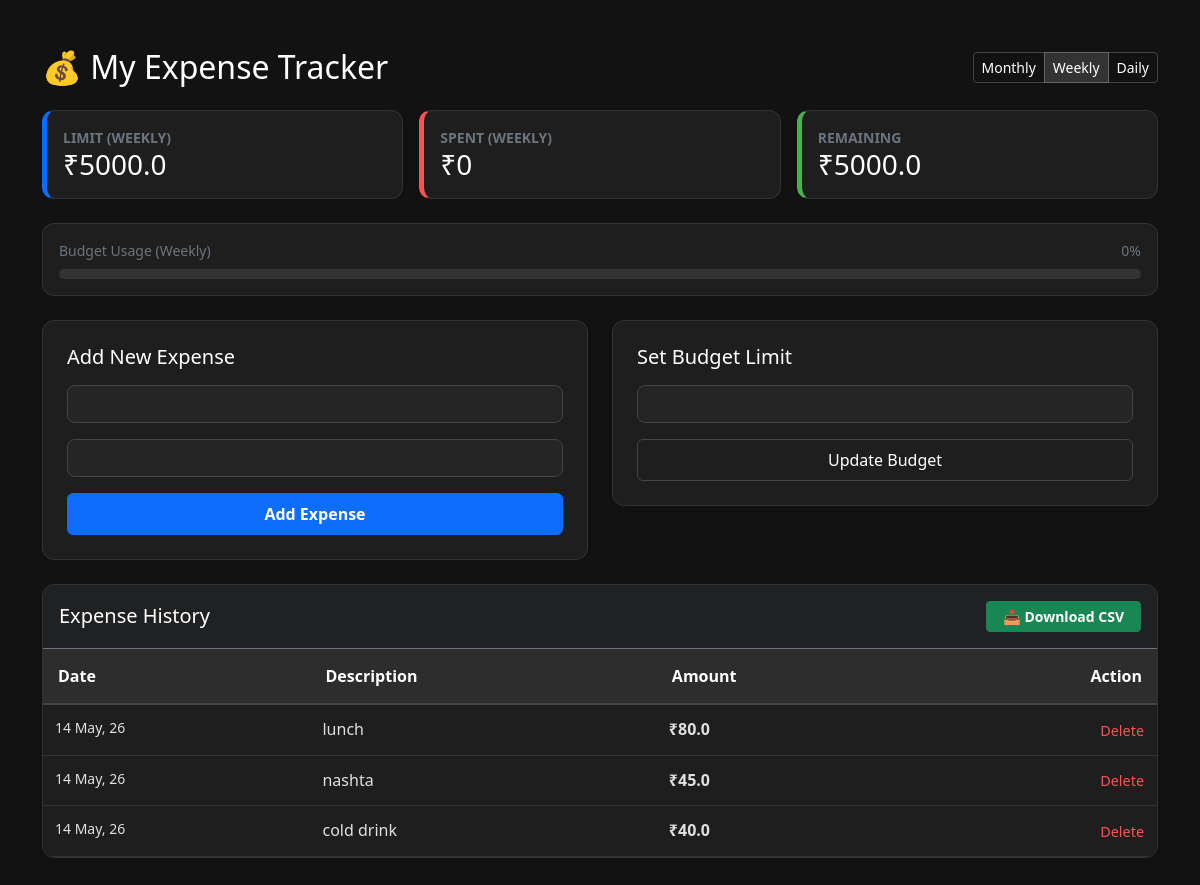
The page /?view=Weekly on the database its author committed.
### app/models.py (models this page shows)
class Budget(Base):
    __tablename__ = "budget"
    id = Column(Integer, primary_key=True, index=True)
    limit_type = Column(String, default="Monthly")
    amount = Column(Float, default=0.0)

class Expense(Base):
    __tablename__ = "expenses"
    id = Column(Integer, primary_key=True, index=True)
    description = Column(String, index=True)
    amount = Column(Float, nullable=False)
    timestamp = Column(DateTime, default=datetime.utcnow)

### app/main.py (the view)
@app.get("/")
def read_root(request: Request, view: str = "Monthly", db: Session = Depends(get_db)):
    expenses = crud.get_expenses(db)
    remaining, total_spent, budget_limit = crud.get_remaining_budget(db, timeframe=view)
    return templates.TemplateResponse(
        request=request,
        name="index.html",
        context={
            "expenses": expenses,
            "remaining": remaining,
            "total_spent": total_spent,
            "budget_limit": budget_limit,
            "current_view": view  # This tells the HTML which button to highlight
        }
    )

### templates/index.html (shortened to what this page needs)
<!DOCTYPE html>
<html lang="en">
<head>
    <link href="https://cdn.jsdelivr.net/npm/bootstrap@5.3.0/dist/css/bootstrap.min.css" rel="stylesheet">
</head>
<body>
    <div class="container py-5">
        <div class="d-flex justify-content-between align-items-center mb-4">
            <h2 class="mb-0 text-white">💰 My Expense Tracker</h2>
            <div class="btn-group">
                <a href="/?view=Monthly" class="btn btn-sm btn-outline-dark {{ 'active' if current_view == 'Monthly' }}">Monthly</a>
                <a href="/?view=Weekly" class="btn btn-sm btn-outline-dark {{ 'active' if current_view == 'Weekly' }}">Weekly</a>
                <a href="/?view=Daily" class="btn btn-sm btn-outline-dark {{ 'active' if current_view == 'Daily' }}">Daily</a>
            </div>
        </div>
        <div class="row mb-4 g-3">
            <div class="col-md-4">
                <div class="card p-3 shadow-sm budget-card h-100">
                    <small class="text-secondary text-uppercase fw-bold">Limit ({{ current_view }})</small>
                    <h3 class="mb-0">₹{{ budget_limit }}</h3>
                </div>
            </div>
            <div class="col-md-4">
                <div class="card p-3 shadow-sm spent-card h-100">
                    <small class="text-secondary text-uppercase fw-bold">Spent ({{ current_view }})</small>
                    <h3 class="mb-0">₹{{ total_spent }}</h3>
                </div>
            </div>
            <div class="col-md-4">
                <div class="card p-3 shadow-sm rem-card h-100">
                    <small class="text-secondary text-uppercase fw-bold">Remaining</small>
                    <h3 class="mb-0 {{ 'remaining-green' if remaining >= 0 else 'remaining-red' }}">
                        ₹{{ remaining }}
                    </h3>
                </div>
            </div>
        </div>
        <div class="card p-3 mb-4">
            <div class="d-flex justify-content-between mb-2">
                <small class="text-secondary">Budget Usage ({{ current_view }})</small>
                <small class="text-secondary">{{ (total_spent / budget_limit * 100)|round|int if budget_limit > 0 else 0 }}%</small>
            </div>
            <div class="progress">
            </div>
        </div>
        <div class="row">
            <div class="col-md-6">
                <div class="card p-4 shadow-sm mb-4">
                    <h5 class="mb-3 text-white">Add New Expense</h5>
                    <form action="/add-expense/" method="post">
                        <div class="mb-3">
                            <input type="text" name="description" class="form-control" placeholder="Description" required>
                        </div>
                        <div class="mb-3">
                            <input type="number" step="0.01" name="amount" class="form-control" placeholder="Amount (₹)" required>
                        </div>
                        <button type="submit" class="btn btn-primary w-100 py-2 fw-bold text-white">Add Expense</button>
                    </form>
                </div>
            </div>
            <div class="col-md-6">
                <div class="card p-4 shadow-sm mb-4">
                    <h5 class="mb-3 text-white">Set Budget Limit</h5>
                    <form action="/set-budget/" method="post">
                        <div class="mb-3">
                            <input type="number" name="amount" class="form-control" placeholder="Set Limit (e.g. 8000)" required>
                        </div>
                        <button type="submit" class="btn btn-outline-dark w-100 py-2">Update Budget</button>
                    </form>
                </div>
            </div>
        </div>
        <div class="card shadow-sm overflow-hidden">
            <div class="p-3 border-bottom border-secondary d-flex justify-content-between align-items-center bg-dark bg-opacity-50">
                <h5 class="mb-0 text-white">Expense History</h5>
                <a href="/export-csv/" class="btn btn-success btn-sm px-3 fw-bold text-white">📥 Download CSV</a>
            </div>
            <div class="table-responsive">
                <table class="table table-hover">
                    <thead>
                        <tr>
                            <th>Date</th>
                            <th>Description</th>
                            <th>Amount</th>
                            <th class="text-end">Action</th>
                        </tr>
                    </thead>
                    <tbody>
                        {% for expense in expenses %}
                        <tr>
                            <td class="text-secondary small">{{ expense.timestamp.strftime('%d %b, %y') }}</td>
                            <td class="fw-medium">{{ expense.description }}</td>
                            <td class="fw-bold">₹{{ expense.amount }}</td>
                            <td class="text-end">
                                <form action="/delete-expense/{{ expense.id }}" method="post" style="display:inline;">
                                    <button class="btn btn-link btn-delete p-0">Delete</button>
                                </form>
                            </td>
                        </tr>
                        {% endfor %}
                    </tbody>
                </table>
            </div>
        </div>
    </div>
</body>
</html>

### templates/index.html (style rules this page uses)
body { background-color: #121212 !important; color: #e0e0e0 !important; font-family: 'Segoe UI', Roboto, Helvetica, Arial, sans-serif; }
.card { background-color: #1e1e1e !important; border: 1px solid #333 !important; color: #ffffff !important; border-radius: 12px; }
.budget-card { border-left: 5px solid #0d6efd !important; }
.spent-card { border-left: 5px solid #ff5252 !important; }
.rem-card { border-left: 5px solid #4caf50 !important; }
.table { color: #e0e0e0 !important; background-color: #1e1e1e !important; border-color: #333 !important; margin-bottom: 0; }
.table thead th { background-color: #2d2d2d !important; color: #ffffff !important; border-bottom: 2px solid #444 !important; padding: 15px !important; }
.table tbody td { background-color: #1e1e1e !important; color: #e0e0e0 !important; border-bottom: 1px solid #333 !important; padding: 12px !important; }
.progress { background-color: #333 !important; height: 10px; border-radius: 10px; }
.form-control { background-color: #252525 !important; border: 1px solid #444 !important; color: #ffffff !important; border-radius: 8px; }
.btn-outline-dark { color: #ffffff !important; border-color: #444 !important; }
.btn-outline-dark:hover, .btn-outline-dark.active { background-color: #333 !important; color: #fff !important; border-color: #666 !important; }
.btn-delete { color: #ff5252 !important; text-decoration: none !important; font-size: 0.9rem !important; }

### rows shown on the page
Budget: amount "5000.0", amount "0"
Expense: timestamp "14 May, 26", description "lunch", amount "80.0"
Expense: timestamp "14 May, 26", description "nashta", amount "45.0"
Expense: timestamp "14 May, 26", description "cold drink", amount "40.0"

### other values the page prints
{{ current_view }} "WEEKLY"
{{ total_spent }} "0"
{{ remaining }} "5000.0"
{{ current_view }} "Weekly"
